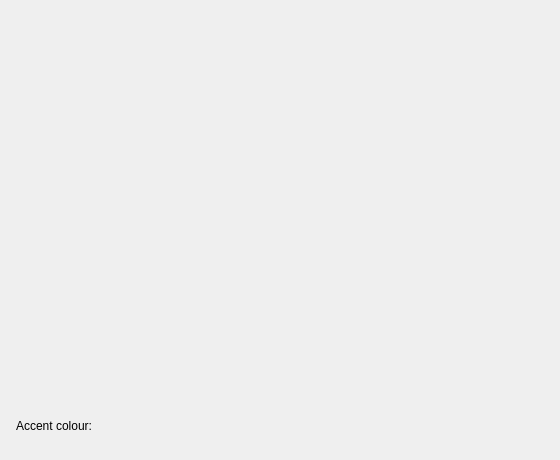
<?xml version='1.0' encoding='utf-8'?>
<ui version="4.0">
 <class>MainWindow</class>
 <widget class="QMainWindow" name="MainWindow">
  <property name="geometry">
   <rect>
    <x>0</x>
    <y>0</y>
    <width>560</width>
    <height>460</height>
   </rect>
  </property>
  <property name="windowTitle">
   <string>Rich Text + Colour Picker</string>
  </property>
  <widget class="QWidget" name="centralwidget">
   <layout class="QVBoxLayout" name="mainLayout">
    <property name="spacing">
     <number>12</number>
    </property>
    <property name="leftMargin">
     <number>16</number>
    </property>
    <property name="topMargin">
     <number>16</number>
    </property>
    <property name="rightMargin">
     <number>16</number>
    </property>
    <property name="bottomMargin">
     <number>16</number>
    </property>
    <item>
     <widget class="QCustomRichTextEditor" name="editor">
      <property name="sizePolicy">
       <sizepolicy hsizetype="Expanding" vsizetype="Expanding">
        <horstretch>0</horstretch>
        <verstretch>1</verstretch>
       </sizepolicy>
      </property>
     </widget>
    </item>
    <item>
     <layout class="QHBoxLayout" name="pickerRow">
      <property name="spacing">
       <number>10</number>
      </property>
      <item>
       <widget class="QLabel" name="accentLabel">
        <property name="text">
         <string>Accent colour:</string>
        </property>
       </widget>
      </item>
      <item>
       <widget class="QCustomColorPicker" name="picker" />
      </item>
      <item>
       <widget class="QCustomAvatar" name="preview">
        <property name="minimumSize">
         <size>
          <width>36</width>
          <height>36</height>
         </size>
        </property>
        <property name="text" stdset="0">
         <string notr="true">Aa</string>
        </property>
        <property name="cornerRadius" stdset="0">
         <number>8</number>
        </property>
        <property name="showStatus" stdset="0">
         <bool>false</bool>
        </property>
       </widget>
      </item>
      <item>
       <spacer name="pickerSpacer">
        <property name="orientation">
         <enum>Qt::Horizontal</enum>
        </property>
        <property name="sizeHint" stdset="0">
         <size>
          <width>40</width>
          <height>20</height>
         </size>
        </property>
       </spacer>
      </item>
     </layout>
    </item>
   </layout>
  </widget>
 </widget>
 <customwidgets>
  <customwidget>
   <class>QCustomRichTextEditor</class>
   <extends>QWidget</extends>
   <header location="global">Custom_Widgets.QCustomRichTextEditor.h</header>
  </customwidget>
  <customwidget>
   <class>QCustomColorPicker</class>
   <extends>QWidget</extends>
   <header location="global">Custom_Widgets.QCustomColorPicker.h</header>
  </customwidget>
  <customwidget>
   <class>QCustomAvatar</class>
   <extends>QWidget</extends>
   <header location="global">Custom_Widgets.QCustomAvatar.h</header>
  </customwidget>
 <customwidget><class>QPushButton</class><extends>QPushButton</extends><header location="global">Custom_Widgets.Theme.h</header><container>1</container></customwidget><customwidget><class>QLabel</class><extends>QLabel</extends><header location="global">Custom_Widgets.Theme.h</header><container>1</container></customwidget></customwidgets>
 <connections />
</ui>
